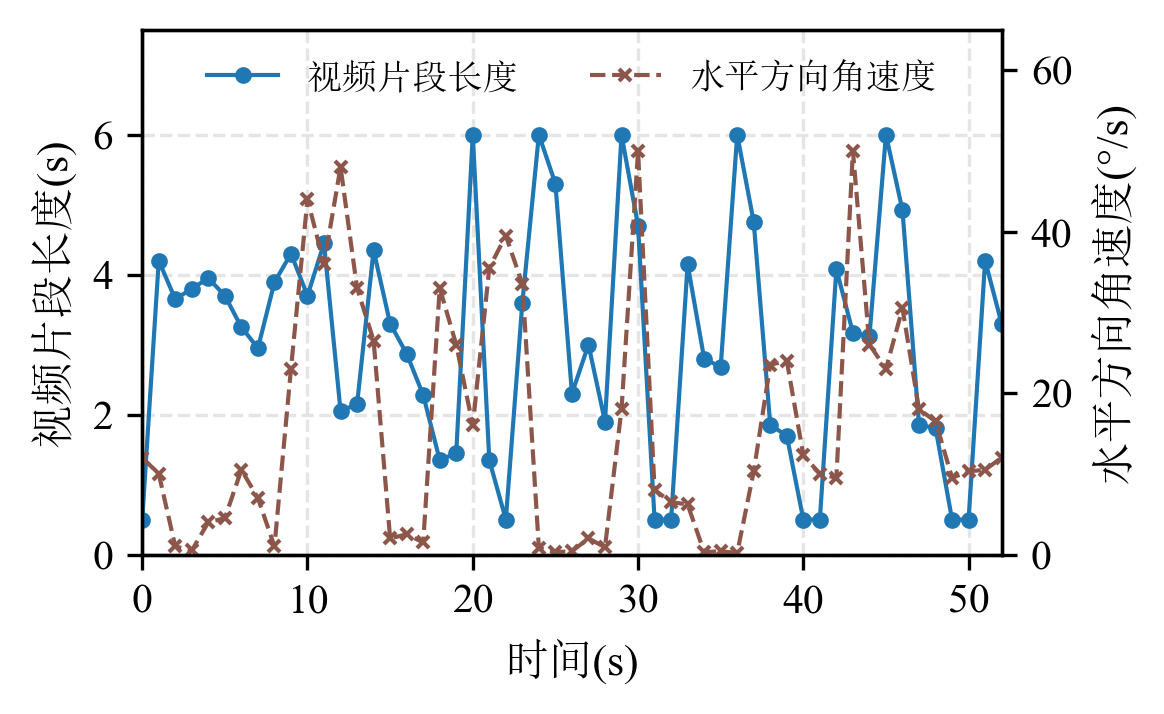

Recreate this plot in Python.
import matplotlib.pyplot as plt
import numpy as np
import pandas as pd

# 设置全局字体
plt.rcParams['font.sans-serif'] = ['SimHei', 'Microsoft YaHei']
plt.rcParams['axes.unicode_minus'] = False


def plot_lines(data, x_range=(0, 59), y1_range=(0, 124000), y2_range=(0, 100),
               figure_size=(7, 5), title='', xlabel='时间(s)',
               y1_label='数据速率(kbps)', y2_label='码率选择', colors=None,
               line_styles=None, markers=None, line_width=2.5,
               show_grid=True, show_legend=True, legend_labels=None,
               legend_pos='upper right', marker_size=12, save_path=None, dpi=300):
    """
    绘制折线图（双y轴）

    参数:
    ----------
    data : list
        数据列表，包含两条线的数据

    x_range : tuple
        x轴范围 (x_min, x_max)

    y1_range : tuple
        左y轴范围 (y_min, y_max)

    y2_range : tuple
        右y轴范围 (y_min, y_max)

    figure_size : tuple
        图形尺寸

    title, xlabel : str
        标题和x轴标签

    y1_label : str
        左y轴标签

    y2_label : str
        右y轴标签

    colors : list, 可选
        颜色列表

    line_styles : list, 可选
        线条样式列表，如['-', '--']

    markers : list, 可选
        标记点样式列表，如['o', 's']

    line_width : float
        线条宽度

    show_grid : bool
        是否显示网格

    show_legend : bool
        是否显示图例

    legend_labels : list, 可选
        图例标签

    legend_pos : str
        图例位置

    marker_size : float
        标记点大小

    save_path : str, 可选
        保存路径

    dpi : int
        图片分辨率
    """

    # 设置默认值
    if colors is None:
        colors = plt.cm.tab10(np.linspace(0, 1, 2))

    if line_styles is None:
        line_styles = ['-', '--']

    if markers is None:
        markers = ['o', 's']

    if legend_labels is None:
        legend_labels = ['线路1', '线路2']

    # 创建图形和左y轴
    fig, ax1 = plt.subplots(figsize=figure_size)

    # 创建右y轴
    ax2 = ax1.twinx()

    # 生成时间轴
    x_time = np.arange(x_range[0], x_range[1] + 1)

    # 绘制第一条线（左y轴）
    line1_data = data[0][:len(x_time)]
    line1 = ax1.plot(x_time, line1_data,
                     linestyle=line_styles[0],
                     color=colors[0],
                     marker=markers[0],
                     markersize=marker_size,
                     linewidth=line_width,
                     label=legend_labels[0])

    # 绘制第二条线（右y轴）
    line2_data = data[1][:len(x_time)]
    line2 = ax2.plot(x_time, line2_data,
                     linestyle=line_styles[1],
                     color=colors[1],
                     marker=markers[1],
                     markersize=marker_size,
                     linewidth=line_width,
                     label=legend_labels[1])

    # 设置坐标轴范围
    ax1.set_xlim(x_range)
    ax1.set_ylim(y1_range)
    ax2.set_ylim(y2_range)

    # 设置标题和标签（全部黑色）
    ax1.set_title(title, fontsize=16, fontweight='bold', pad=15)
    ax1.set_xlabel(xlabel, fontsize=12, color='black')
    ax1.set_ylabel(y1_label, fontsize=12, color='black')
    ax2.set_ylabel(y2_label, fontsize=12, color='black')

    # 设置刻度颜色为黑色
    ax1.tick_params(axis='x', colors='black')
    ax1.tick_params(axis='y', colors='black')
    ax2.tick_params(axis='y', colors='black')

    # 设置x轴刻度
    start, end = x_range
    if end - start <= 60:
        tick_step = 5
    elif end - start <= 120:
        tick_step = 10
    else:
        tick_step = 20
    ax1.set_xticks(np.arange(start, end + 1, tick_step))

    # 添加网格（只为主坐标轴添加）
    if show_grid:
        ax1.grid(True, alpha=0.2, linestyle='--', color='gray')

    # 添加图例（合并两个轴的图例）
    if show_legend:
        lines = line1 + line2
        labels = [line.get_label() for line in lines]
        ax1.legend(lines, labels, fontsize=11, loc=legend_pos, frameon=True)

    # 调整布局
    plt.tight_layout()

    # 保存图片
    if save_path:
        plt.savefig(save_path, dpi=dpi, bbox_inches='tight')
        print(f"图片已保存至: {save_path}")

    return fig, (ax1, ax2)


if __name__ == "__main__":
    chunk_length_list = [0.5, 4.2, 3.65, 3.8, 3.95, 3.7, 3.25, 2.95, 3.89, 4.3, 3.7, 4.45, 2.05, 2.15, 4.35, 3.3, 2.87,
                         2.28, 1.35, 1.45, 6, 1.35, 0.5, 3.6, 6, 5.3, 2.3, 3, 1.9, 6, 4.7, 0.5, 0.5, 4.15, 2.8, 2.68, 6,
                         4.75, 1.85, 1.7, 0.5, 0.5, 4.08, 3.17, 3.12, 6, 4.92, 1.85, 1.81, 0.5, 0.5, 4.2, 3.3]
    velocity_list = [12, 10, 1, 0.5, 4, 4.5, 10.5, 7, 1, 23, 44, 36, 48, 33, 26.5, 2, 2.5, 1.5, 33, 26, 16, 35.5, 39.5,
                     33.5, 0.8, 0.3, 0.4, 2, 0.9, 18, 50, 8, 6.5, 6.2, 0.3, 0.4, 0.2, 10.3, 23.5, 24, 12.3, 10, 9.5, 50,
                     26, 23, 30.5, 18, 16.5, 9.5, 10.3, 10.5, 12]

    # 准备数据
    custom_data = [chunk_length_list, velocity_list]

    # 自定义设置
    custom_colors = plt.cm.tab10(np.linspace(0, 1, 3))
    custom_line_styles = ['-', '--']
    custom_markers = ['o', 'x']
    custom_legend_labels = ['视频片段长度', '水平方向角速度']

    fig, axes = plot_lines(
        data=custom_data,
        x_range=(0, 52),
        y1_range=(0, 7.5),  # 左y轴范围
        y2_range=(0, 65),  # 右y轴范围
        figure_size=(8, 5),
        title='',
        y1_label='视频片段长度(s)',  # 左y轴标签
        y2_label='水平方向角速度(°/s)',  # 右y轴标签
        colors=custom_colors,
        line_styles=custom_line_styles,
        markers=custom_markers,
        line_width=2.5,
        legend_labels=custom_legend_labels,
        legend_pos='upper right',
        marker_size=8,
        save_path='chunk_length_velocity.png'
    )

    plt.show()
